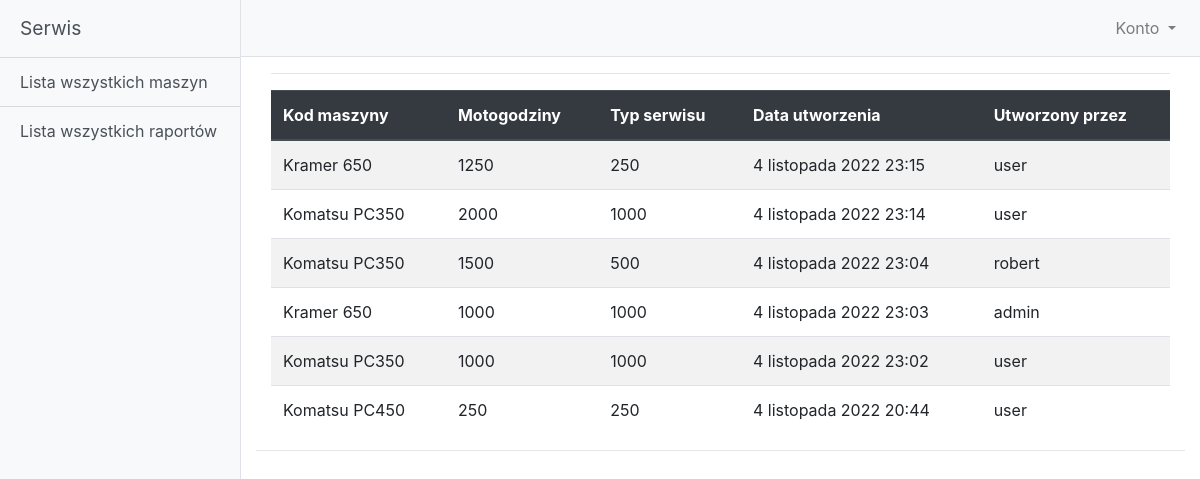
Page /machine/reports (signed in) on the committed database.
### machine/models.py (models this page shows, shortened)
class Report(models.Model):
    SERVICE_TYPE = (
        ('250', '250mth'),
        ('500', '500mth'),
        ('1000', '1000mth'),
    )
    machine = models.ForeignKey(Machine, on_delete=models.CASCADE, verbose_name="Kod maszyny", related_name="mach")
    mth = models.IntegerField(verbose_name="Motogodziny", null=False)
    service_type = models.CharField(max_length=4, choices=SERVICE_TYPE, verbose_name="Typ serwisu")
    date_created = models.DateTimeField(
        default=timezone.now, verbose_name="Data utworzenia")
    owner = models.ForeignKey(User, on_delete=models.CASCADE)

class Machine(models.Model):
    category = models.ForeignKey(Category, on_delete=models.CASCADE, verbose_name="Kategoria")
    name = models.CharField(max_length=100, verbose_name="Nazwa maszyny", null=False)
    code = models.CharField(max_length=50, verbose_name="Kod maszyny", null=False)
    mth = models.IntegerField(verbose_name="Motogodziny", null=False)
    created_date = models.DateTimeField(
        default=timezone.now, verbose_name="Data utworzenia")
    def __str__(self):
        return self.name

### machine/views.py (the view)
# urls.py: path('reports', views.AllReportView.as_view(), name='report-list'),
class AllReportView(LoginRequiredMixin, generic.ListView):
    template_name = 'reports.html'
    context_object_name = 'report_list'
    def get_queryset(self):
        return Report.objects.order_by('-date_created')

### machine/templates/reports.html (shortened to what this page needs)
{% extends 'base.html' %}
{% block content %}
        <div class="container-fluid" align="center">
            <hr>
              <table class="table table-striped">
                  <thead class="thead-dark">
                    <tr>
                      <th scope="col">Kod maszyny</th>
                      <th scope="col">Motogodziny</th>
                      <th scope="col">Typ serwisu</th>
                      <th scope="col">Data utworzenia</th>
                      <th scope="col">Utworzony przez</th>
                    </tr>
                  </thead>
                  <tbody>
                    {% for report in report_list %}
                    <tr>
                      <td>{{ report.machine }}</td>
                      <td>{{ report.mth }}</td>
                      <td>{{ report.service_type }}</td>
                      <td>{{ report.date_created }}</td>
                      <td>{{ report.owner }}</td>
                    </tr>
                    {% endfor %}
                  </tbody>
              </table>
        </div>
        <hr>
{% endblock %}

### mysite/templates/base.html (shortened to what this page needs)
{% load static %}
<!DOCTYPE html>
<html lang="en">
<head>
  <link href="{% static 'vendor/bootstrap/css/bootstrap.min.css' %}" rel="stylesheet">
  <link href="{% static 'css/simple-sidebar.css' %}" rel="stylesheet">
</head>
<body>
  <div class="d-flex" id="wrapper">
    <div class="bg-light border-right" id="sidebar-wrapper">
      <div class="sidebar-heading"><a href="{% url 'panel' %}" class="list-group-item-action">Serwis</a></div>
      <div class="list-group list-group-flush">
        {% if not user.is_authenticated %}
        <a href="{% url 'login' %}" class="list-group-item list-group-item-action bg-light">Zaloguj się</a>
        {% else %}
        <a href="{% url 'machine-list' %}" class="list-group-item list-group-item-action bg-light">Lista wszystkich maszyn</a>
        <a href="{% url 'report-list' %}" class="list-group-item list-group-item-action bg-light">Lista wszystkich raportów</a>
        {% endif %}
      </div>
    </div>
    <div id="page-content-wrapper">
      <nav class="navbar navbar-expand-lg navbar-light bg-light border-bottom">
        <div class="collapse navbar-collapse" id="navbarSupportedContent">
          <ul class="navbar-nav ml-auto mt-2 mt-lg-0">
            {% if not user.is_authenticated %}
            {% else %}
            <li class="nav-item dropdown">
              <a class="nav-link dropdown-toggle" href="#" id="navbarDropdown" role="button" data-toggle="dropdown" aria-haspopup="true" aria-expanded="false">
                Konto
              </a>
            </li>
            {% endif %}
          </ul>
        </div>
      </nav>
    <main role="main" class="container-fluid">
        {% block content %}
        {% endblock %}
    </main>
  </div>
</body>
</html>

### mysite/static/css/simple-sidebar.css (style rules this page uses)
body { overflow-x: hidden; }
#sidebar-wrapper { min-height: 100vh; margin-left: -15rem; -webkit-transition: margin .25s ease-out; -moz-transition: margin .25s ease-out; -o-transition: margin .25s ease-out; transition: margin .25s ease-out; }
#sidebar-wrapper .sidebar-heading { padding: 0.875rem 1.25rem; font-size: 1.2rem; }
#sidebar-wrapper .list-group { width: 15rem; }
#page-content-wrapper { min-width: 100vw; }
@media (min-width: 768px) { #sidebar-wrapper { margin-left: 0; } }
@media (min-width: 768px) { #page-content-wrapper { min-width: 0; width: 100%; } }

### rows in the picture
Report: machine "Kramer 650", mth "1250", service_type "250", date_created "4 listopada 2022 23:15", owner "user"
Report: machine "Komatsu PC350", mth "2000", service_type "1000", date_created "4 listopada 2022 23:14", owner "user"
Report: machine "Komatsu PC350", mth "1500", service_type "500", date_created "4 listopada 2022 23:04", owner "robert"
Report: machine "Kramer 650", mth "1000", service_type "1000", date_created "4 listopada 2022 23:03", owner "admin"
Report: machine "Komatsu PC350", mth "1000", service_type "1000", date_created "4 listopada 2022 23:02", owner "user"
Report: machine "Komatsu PC450", mth "250", service_type "250", date_created "4 listopada 2022 20:44", owner "user"
